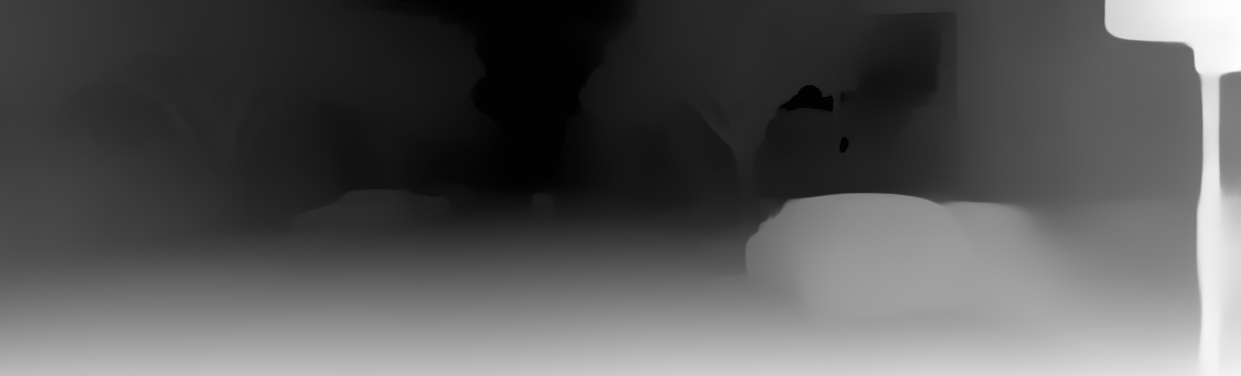
#> input picture depth_map.jpg, 1241 x 376 px
$ jupyter execute --allow-errors depthmap.ipynb
#> lines starting #> are read from the running program, lines starting #| are printed output that depends on the picture
## 🌐 Convert Depth Map to 3D Point Cloud using Open3D

---

### Import Libraries

[cell 1]
import cv2
import numpy as np
import open3d as o3d
import matplotlib.pyplot as plt

### Load Depth and Color Images

- Loads the depth map (`depth_map.jpg`) using `cv2.IMREAD_UNCHANGED` to preserve raw depth values.
- Loads the RGB image (`your_image.png`) using OpenCV.
- Converts the color image from BGR (default OpenCV format) to RGB format, which is required by Open3D and most deep learning models.

[cell 2]
depth_img = cv2.imread("depth_map.jpg", cv2.IMREAD_UNCHANGED)
#> depth_img is the input picture: shape (376, 1241); min 0, max 255, mean 86.9
color_img = cv2.imread("your_image.png")
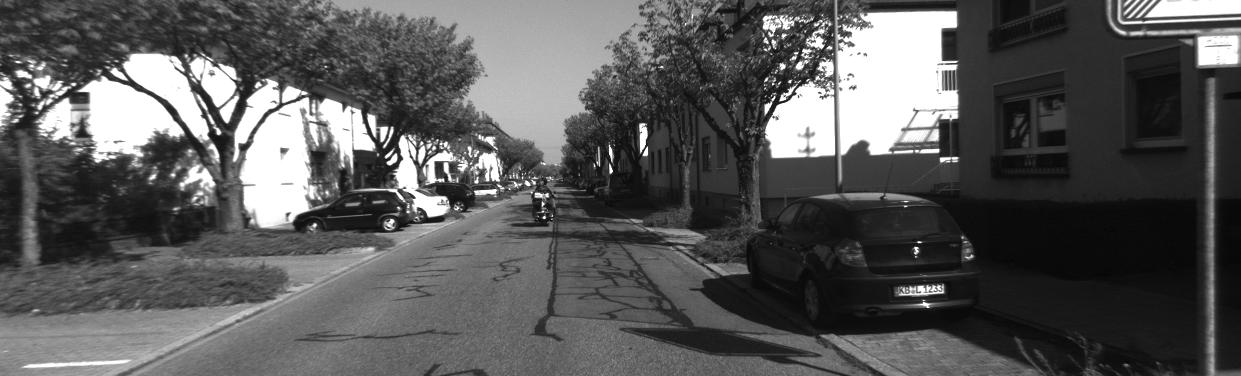
#> input picture your_image.png, 1241 x 376 px
#> color_img is the input picture: shape (376, 1241, 3); min 6, max 255, mean 89
color_img = cv2.cvtColor(color_img, cv2.COLOR_BGR2RGB)

# show the depth image
depth_normalized = cv2.normalize(depth_img, None, 0, 255, cv2.NORM_MINMAX)
depth_normalized = np.uint8(depth_normalized)

[cell 3]
# Normalize depth image for display
depth_normalized = cv2.normalize(depth_img, None, 0, 255, cv2.NORM_MINMAX)
depth_normalized = np.uint8(depth_normalized)

# Plot side by side
plt.figure(figsize=(20, 16))

plt.subplot(1, 2, 1)
plt.imshow(color_img)
plt.title("Color Image")
plt.axis("off")

plt.subplot(1, 2, 2)
plt.imshow(depth_normalized, cmap='gray')
plt.title("Depth Image")
plt.axis("off")

plt.tight_layout()
plt.show()
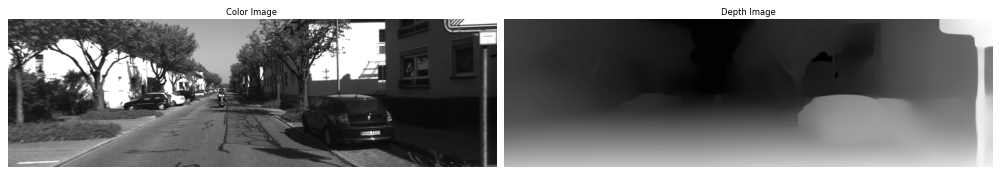
#> figure drawn by matplotlib, 2 panels

### Resize to match (if needed)

[cell 4]
depth_img = cv2.resize(depth_img, (color_img.shape[1], color_img.shape[0]))

### Normalize Depth Values

- Converts the depth image to `float32` for accurate processing.
- Normalizes the depth values to a range of **0.1 to 1.0** using `cv2.normalize()`.
  This creates a **fake depth scale** suitable for visualizing or generating a 3D point cloud.

[cell 5]
depth = depth_img.astype(np.float32)
depth = cv2.normalize(depth, None, 0.1, 1.0, cv2.NORM_MINMAX)
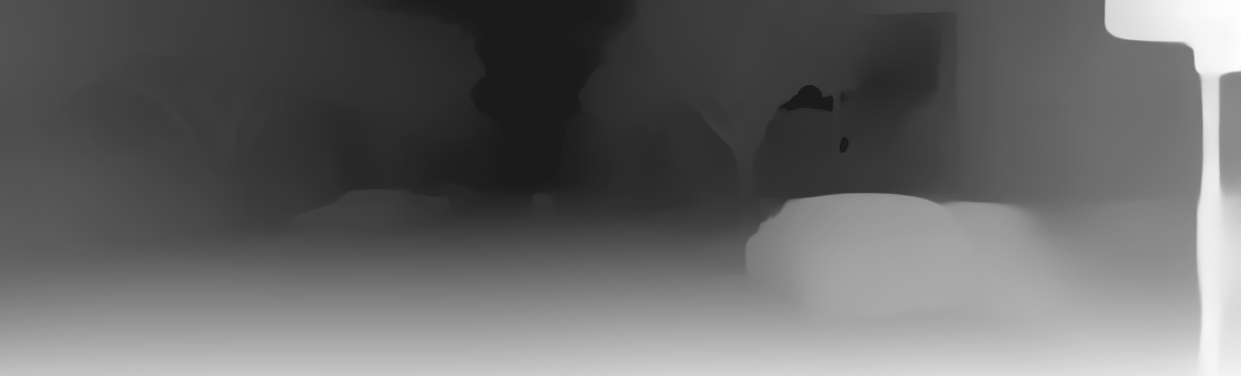
#> depth: shape (376, 1241) float32; min 0.1, max 1, mean 0.407

### Define Camera Intrinsics (Approximate)

- Retrieves the height (`h`) and width (`w`) of the depth image.
- Sets **focal lengths** `fx` and `fy` to 500 (approximate value).
- Sets the **principal point** `(cx, cy)` to the center of the image.

> These intrinsics are approximate and used for demonstration. For real data, use actual camera calibration values.

[cell 6]
h, w = depth.shape
#> h = 376; w = 1241
fx = fy = 500
cx, cy = w / 2, h / 2
#> cx = 620.5; cy = 188
